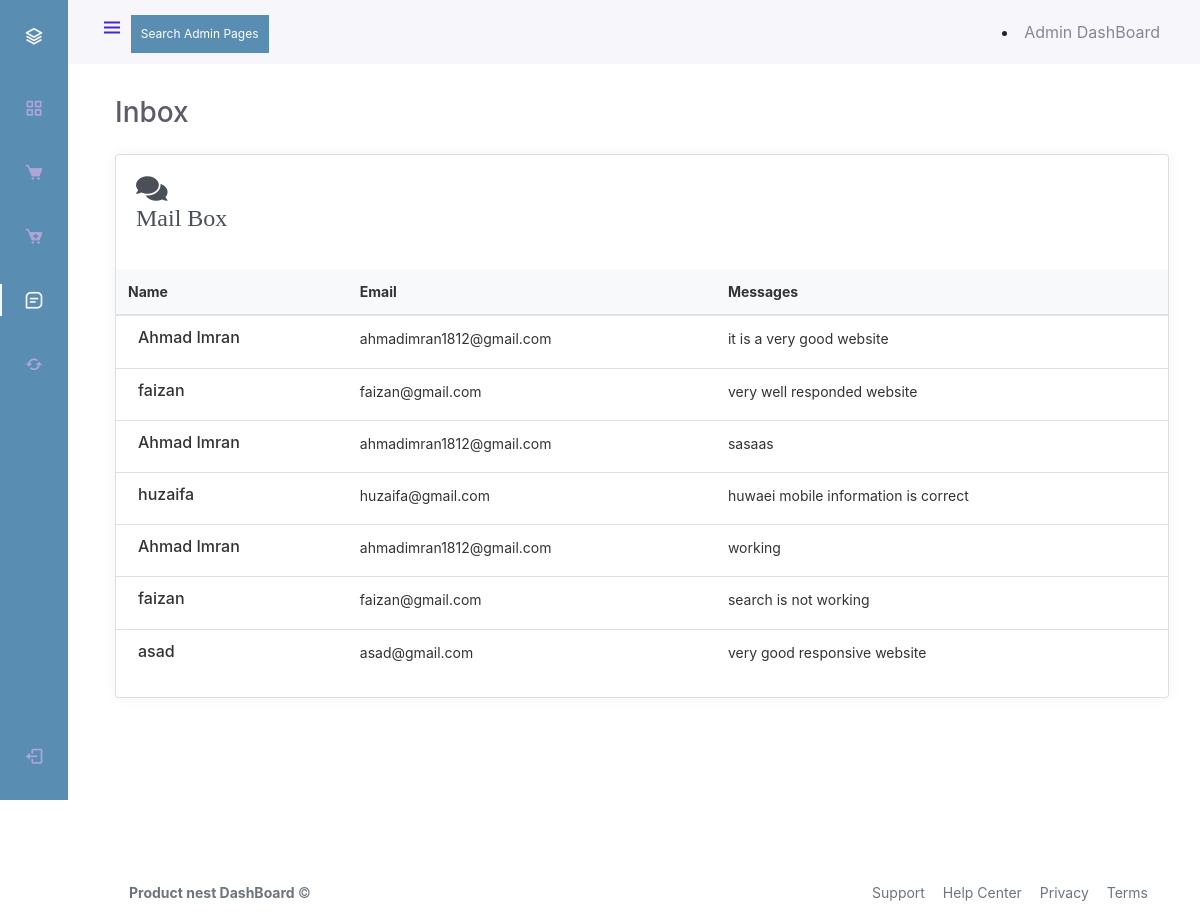
Screenshot of /dashboard/mailbox.php with the database file from the repository.
### tables this page shows
CREATE TABLE `contact` (
  `id` int(11) NOT NULL,
  `name` varchar(100) NOT NULL,
  `email` varchar(100) NOT NULL,
  `message` varchar(222) NOT NULL
);

### dashboard/mailbox.php (the view, shortened to what this page needs)
<?php
include 'connection.php';
?>
<!DOCTYPE html>
<html lang="en">
    <head>
        <link href='https://cdn.jsdelivr.net/npm/boxicons@2.0.5/css/boxicons.min.css' rel='stylesheet'>
        <link rel="stylesheet" href="assets/css/styles.css">
    <link rel="stylesheet" href="https://stackpath.bootstrapcdn.com/bootstrap/4.1.3/css/bootstrap.min.css">
       <link rel="stylesheet" href="https://use.fontawesome.com/releases/v5.7.2/css/all.css"
>
    </head>
<body id="body-pd">
        <header class="header" id="header">
    <div class="header__toggle">
<i class='bx bx-menu' id="header-toggle"></i>
                <div class="dropdown" >
  <button onclick="myFunction()" class="dropbtn">Search Admin Pages</button>
</div>
            </div>
            <li>
            <span class="mr-2 d-none d-lg-inline text-gray-600 medium">Admin DashBoard</span>
            </li>
        </header>
        <div class="l-navbar" id="nav-bar">
            <nav class="nav">
                <div>
                    <a href="#" class="nav__logo">
                        <i class='bx bx-layer nav__logo-icon'></i>
                    </a>
                    <div class="nav__list">
                        <a href="index.php" class="nav__link">
                        <i class='bx bx-grid-alt nav__icon' ></i>
                        </a>
                        <a href="product.php" class="nav__link">
                            <i class='bx bxs-cart nav__icon' ></i>
                        </a>
                        <a href="addproduct.php" class="nav__link">
							<i class='bx bxs-cart-add nav__icon'></i>
                        </a>
                        <a href="mailbox.php" class="nav__link active">
                            <i class='bx bx-message-square-detail nav__icon' ></i>
                        </a>
                        <a href="resetpass.php" class="nav__link">
                           <i class='bx bx-refresh nav__icon'></i>
                        </a>
                    </div>
                </div>
                <a href="../login.php" class="nav__link">
                    <i class='bx bx-log-out nav__icon' ></i>
                </a>
            </nav>
        </div>
          <br><br><br><br>
<div class="container-fluid">
  <div class="d-sm-flex align-items-center justify-content-between mb-4">
    <h1 class="h3 mb-0 text-gray-800">Inbox</h1>
  </div>
<div class="card">
                            <div class="card-body">
                                <div class="d-md-flex align-items-center">
                                    <div>
                                        <h4 class="card-title"><i class="fas fa-comments fa-2x text-gray-300">&nbsp<h4>Mail Box</h4></i>
                                    </div>
                                </div>
                            </div>
                            <div class="table-responsive">
                                <table class="table v-middle">
                                    <thead>
                                        <tr class="bg-light">
                                            <th class="border-top-0">Name</th>
                                            <th class="border-top-0">Email</th>
                                            <th class="border-top-0">Messages</th>
                                        </tr>
                                    </thead>
                                    <tbody>
                                    <?php
                                    $sql="SELECT * from `contact`";
                                    $result=mysqli_query($con,$sql);
                                    if(mysqli_num_rows($result) > 0)
                                    {
                                      while($row=mysqli_fetch_array($result))
                                      {
                                          $msge=$row['message'];
                                          $em=$row['email'];
                                          $name=$row['name'];
                                        $data="
                                        <tr>
                                        <td>
                                            <div class=\"d-flex align-items-center\">
                                                <div class=\"m-r-10\"><i class=\'bx bxs-user\'></i></div>
                                                <div class=\"\">
                                                    <h4 class=\"m-b-0 font-16\">$name</h4>
                                                </div>
                                            </div>
                                        </td>
                                        <td>$em</td>
                                        <td>
                                        $msge
                                    </span></td>
                                    </tr>
                                        ";
                                        echo $data;
                                      }
                                    }
                                        ?>
                                    </tbody>
                                </table>
                            </div>
                        </div>
                    </div>
			<br>
            <br>
            <br>
            <br>
            <br>
            <br>
			 <footer class="footer">
				<div class="container-fluid">
					<div class="row text-muted">
						<div class="col-6 text-left">
							<p class="mb-0">
								<a href="index.html" class="text-muted"><strong>Product nest DashBoard </strong></a> &copy
							</p>
						</div>
						<div class="col-6 text-right">
							<ul class="list-inline">
								<li class="footer-item">
									<a class="text-muted" href="#">Support</a>
								</li>
								<li class="footer-item">
									<a class="text-muted" href="#">Help Center</a>
								</li>
								<li class="footer-item">
									<a class="text-muted" href="#">Privacy</a>
								</li>
								<li class="footer-item">
									<a class="text-muted" href="#">Terms</a>
								</li>
							</ul>
						</div>
					</div>
			</footer>
    </body>
</html>

### dashboard/assets/css/styles.css (style rules this page uses)
:root { --header-height: 3rem; --nav-width: 68px; --first-color: #4723D9; --first-color-light: #AFA5D9; --white-color: #F7F6FB; --body-font: 'Nunito', sans-serif; --normal-font-size: 1rem; --z-fixed: 100; }
*,::before,::after { box-sizing: border-box; }
body { position: relative; margin: var(--header-height) 0 0 0; padding: 0 1rem; font-family: var(--body-font); font-size: var(--normal-font-size); transition: .5s; }
a { text-decoration: none; }
.header { width: 100%; height: var(--header-height); position: fixed; top: 0; left: 0; display: flex; align-items: center; justify-content: space-between; padding: 0 1rem; background-color: var(--white-color); z-index: var(--z-fixed); transition: .5s; }
.header__toggle { color: var(--first-color); font-size: 1.5rem; cursor: pointer; }
.l-navbar { position: fixed; top: 0; left: -30%; width: var(--nav-width); height: 100vh; background-color: #598DB2; padding: .5rem 1rem 0 0; transition: .5s; z-index: var(--z-fixed); }
.nav { height: 100%; display: flex; flex-direction: column; justify-content: space-between; overflow: hidden; }
.nav__logo, .nav__link { display: grid; grid-template-columns: max-content max-content; align-items: center; column-gap: 1rem; padding: .5rem 0 .5rem 1.5rem; }
.nav__logo { margin-bottom: 2rem; }
.nav__logo-icon { font-size: 1.25rem; color: var(--white-color); }
.nav__link { position: relative; color: var(--first-color-light); margin-bottom: 1.5rem; transition: .3s; }
.nav__icon { font-size: 1.25rem; }
.active { color: var(--white-color); }
.active::before { content: ''; position: absolute; left: 0; width: 2px; height: 32px; background-color: var(--white-color); }
@media screen and (min-width: 768px) { body { margin: calc(var(--header-height) + 1rem) 0 0 0; padding-left: calc(var(--nav-width) + 2rem); } }
@media screen and (min-width: 768px) { .header { height: calc(var(--header-height) + 1rem); padding: 0 2rem 0 calc(var(--nav-width) + 2rem); } }
@media screen and (min-width: 768px) { .l-navbar { left: 0; padding: 1rem 1rem 0 0; } }
.text-gray-600 { color: #858796!important; }
.dropdown, .dropleft, .dropright, .dropup { position: relative; }
.card { margin-bottom: 24px; border:none; box-shadow: 0 0 0.875rem 0 rgba(33,37,41,.05); }
.card-body { flex: 1 1 auto; min-height: 1px; padding: 1.25rem; }
.card-title { font-size: .875rem; color: #495057; }
.text-gray-800 { color: #5a5c69!important; font-size: 1.75rem; font-weight: 400; line-height: 1.2; }
.font-16 { font-size: 16px; }
.card .card-title { position: relative; font-weight: 600; margin-bottom: 10px; }
.table td, .table th { padding: 1rem; font-size:14px; color:#333; vertical-align: top; border-top: 1px solid #dee2e6; }
footer.footer { padding: 1rem .875rem; direction: ltr; background: #fff; }
footer.footer ul { margin:0px; list-style:none; }
.footer ul li { display:inline-block; margin:0px 7px; }
.text-muted { color: #6c757d!important; font-size:14px; }
.dropbtn { background-color: #598DB2; color: white; padding: 10px; font-size: 12px; border: none; cursor: pointer; }
.dropdown { position: relative; display: inline-block; }

### rows the page displays
contact: name "Ahmad Imran", email "ahmadimran1812@gmail.com", message "it is a very good website"
contact: name "faizan", email "faizan@gmail.com", message "very well responded website"
contact: name "Ahmad Imran", email "ahmadimran1812@gmail.com", message "sasaas"
contact: name "huzaifa", email "huzaifa@gmail.com", message "huwaei mobile information is correct"
contact: name "Ahmad Imran", email "ahmadimran1812@gmail.com", message "working"
contact: name "faizan", email "faizan@gmail.com", message "search is not working"
contact: name "asad", email "asad@gmail.com", message "very good responsive website"
